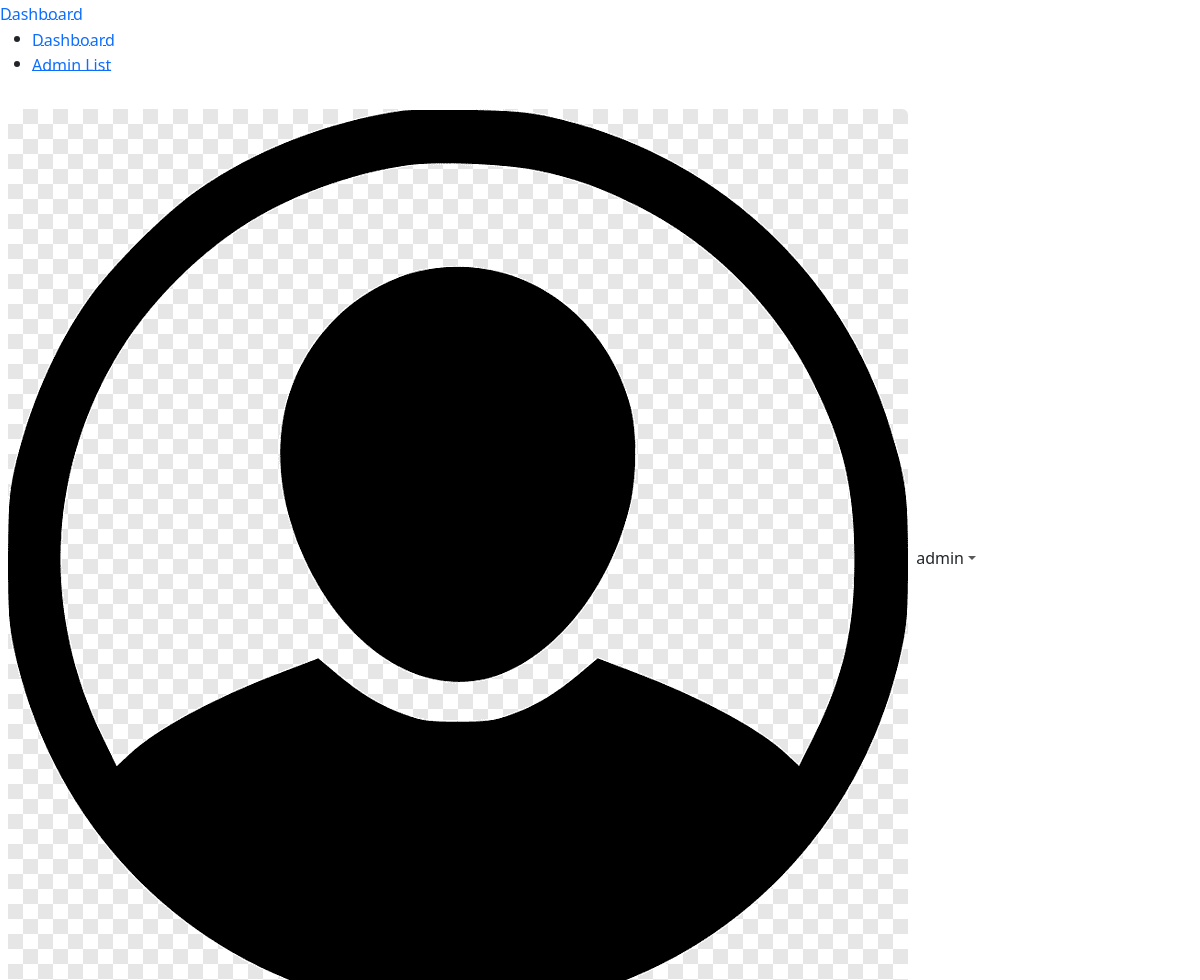
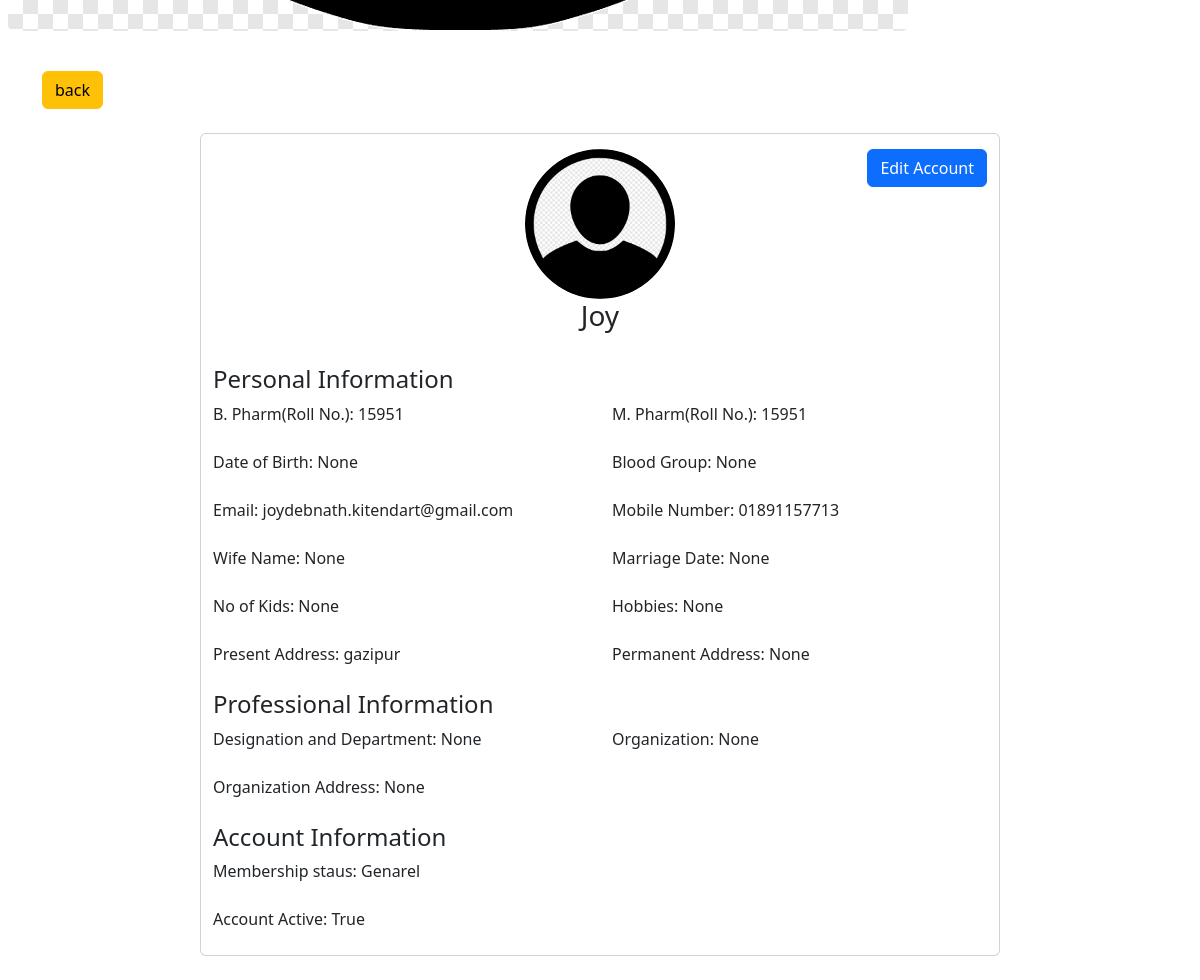
Screenshot of /user/user-profile/2/ (signed in) with the database file from the repository (2 pictures, top to bottom).
### accounts/models.py (models this page shows, shortened)
class User(AbstractUser):
    full_name = models.CharField(max_length=150, null=True)
    email = models.EmailField(unique=True, null=True)
    mobile_number = models.CharField(max_length=11, null=True, unique=True)
    profile_picture = models.ImageField(upload_to='profile/', null=True, blank=True, default='user-default/avatar.png')
    USERNAME_FIELD = 'mobile_number'
    REQUIRED_FIELDS = ['username']

class UserRegistrationForm(models.Model):
    user = models.OneToOneField(User, null=True, blank=True, on_delete= models.CASCADE)
    b_pharm_roll_no = models.CharField(max_length=100, null=True, blank=True)
    m_pharm_roll_no = models.CharField(max_length=100, null=True, blank=True)
    date_of_birth = models.CharField(max_length=10, null=True, blank=True)
    blood_group = models.CharField(max_length=3, null=True, blank=True)
    name_of_spouse = models.CharField(max_length=150, null=True, blank=True)
    marriage_date = models.CharField(max_length=10, null=True, blank=True)
    no_of_kids = models.IntegerField(null=True, blank=True)
    hobbies = models.CharField(max_length=150, null=True, blank=True)
    present_address = models.CharField(max_length=250, null=True)
    permanent_address = models.CharField(max_length=250, null=True, blank=True)
    designation_and_department = models.CharField(max_length=100, null=True, blank=True)
    organization = models.CharField(max_length=150, null=True, blank=True)
    organization_address = models.CharField(max_length=250, null=True, blank=True)
    MEMBERSHIP_STATUS = (
        ('Genarel', 'Genarel'),
        ('Associate', 'Assicuate')
    )
    membership_status = models.CharField(max_length=200, null=True, blank=True, choices=MEMBERSHIP_STATUS)
    is_publish = models.BooleanField(('publish'), default=False, help_text=(
        'Designates whether this user should be treated as active. '
            'Unselect this instead of deleting accounts.'))
    tracker = FieldTracker(fields=['is_publish'])
    last_activated = models.DateTimeField(null=True, blank=True)

### userprofile/views.py (the view)
# urls.py: path('user-profile/<str:pk>/', views.userProfile, name="user-profile"),
@login_required(login_url='login')
def userProfile(request, pk):
    user = User.objects.get(id=pk)
    userinfo = user.userregistrationform
    if user.userregistrationform.is_publish is True:
        context = {'user': user, 'users': userinfo}
        return render(request, 'userprofile/user_profile.html', context)
    else:
        return render(request, 'base/not-active.html')

### userprofile/templates/userprofile/user_profile.html (shortened to what this page needs)
{% extends 'userprofile/base.html' %}
{% load static %}
{% block content %}
<div class="container">
    <br>
    <div class="">
        <a href="{% url 'user-home' %}" class="btn btn-warning">back</a>
    </div>
    <br>
    <div class="row">
        <div class="col">
        </div>
        <div class="col">
            <div class="card" style="width: 50rem;">
                <div class="container" style="margin: 15px 0 0 0;">
                    <div class="row">
                        <div class="col">
                        </div>
                        <div class="col">
                            <div class="text-center">
                                <img src="{{ user.profile_picture.url }}" class="rounded-circle" style="width: 150px;">
                                <h3>{{ user.full_name.title }}</h3>
                            </div>
                        </div>
                        <div class="col">
                            <div class="text-end">
                                <a href="{% url 'edit-user-profile' %}" class="btn btn-primary">Edit Account</a>
                            </div>
                        </div>
                    </div>
                    <br>
                    <form method="POST" action="">
                        <div class="">
                            <h4>Personal Information</h4>
                        </div>
                          <div class="row">
                            <div class="col">
                              <label>B. Pharm(Roll No.): </label>
                              {{ users.b_pharm_roll_no }}
                            </div>
                            <div class="col">
                              <label>M. Pharm(Roll No.): </label>
                              {{ users.m_pharm_roll_no }}
                              </div>
                          </div>
                          <br>
                          <div class="row">
                            <div class="col">
                              <label>Date of Birth: </label>
                              {{ users.date_of_birth }}
                            </div>
                            <div class="col">
                              <label>Blood Group: </label>
                              {{ users.blood_group }}
                              </div>
                          </div>
                          <br>
                        <div class="row">
                            <div class="col">
                                <div class="form-group">
                                  <label>Email: </label>
                                  {{ user.email }}
                                </div>
                            </div>
                            <div class="col">
                                <div class="form-group">
                                  <label>Mobile Number: </label>
                                  {{ user.mobile_number }}
                                </div>
                            </div>
                        </div>
                        <br>
                        <div class="row">
                            <div class="col">
                              <label>Wife Name: </label>
                              {{ users.name_of_spouse }}
                            </div>
                            <div class="col">
                              <label>Marriage Date: </label>
                              {{ users.marriage_date }}
                              </div>
                          </div>
                          <br>
                          <div class="row">
                            <div class="col">
                              <label>No of Kids: </label>
                              {{ users.no_of_kids }}
                            </div>
                            <div class="col">
                              <label>Hobbies: </label>
                              {{ users.hobbies }}
                              </div>
                          </div>
                          <br>
                          <div class="row">
                            <div class="col">
                              <label>Present Address: </label>
                              {{ users.present_address }}
                            </div>
                            <div class="col">
                              <label>Permanent Address: </label>
                              {{ users.permanent_address }}
                            </div>
                          </div>
                          <br>
                          <div class="">
                            <h4>Professional Information</h4>
                          </div>
                          <div class="row">
                            <div class="col">
                              <label>Designation and Department: </label>
                              {{ users.designation_and_department }}
                            </div>
                            <div class="col">
                              <label>Organization: </label>
                              {{ users.organization }}
                              </div>
                          </div>
                          <br>
                          <div class="row">
                            <div class="col">
                              <label>Organization Address: </label>
                              {{ users.organization_address }}
                            </div>
                          </div>
                          <br>
                          <div class="">
                            <h4>Account Information</h4>
                          </div>
                          <div class="row">
                            <div class="col">
                              <label>Membership staus: </label>
                              {{ users.membership_status }}
                            </div>
                            <div class="col">
                            </div>
                          </div>
                          <br>
                          <div class="row">
                            <div class="col">
                              <label>Account Active: </label>
                              {{ users.is_publish }}
                            </div>
                          </div>
                          <br>
                    </form>
                </div>
            </div>
            <br>
        </div>
        <div class="col">
        </div>
    </div>
  </div>
{% endblock %}

### templates/dashboard/navbar.html (shortened to what this page needs)
{% load static %}
<div class="wrapper">
    <nav id="sidebar" class="sidebar js-sidebar">
        <div class="sidebar-content js-simplebar">
            <a class="sidebar-brand" href="index.html">
      <span class="align-middle">Dashboard</span>
    </a>
            <ul class="sidebar-nav">
                <li class="sidebar-item">
                    <a class="sidebar-link" href="{% url 'dashboard' %}">
                         <span class="align-middle">Dashboard</span>
                    </a>
                </li>
                <li class="sidebar-item">
                    <a class="sidebar-link" href="{% url 'admin-list' %}">
                         <span class="align-middle">Admin List</span>
                    </a>
                </li>
            </ul>
        </div>
    </nav>
    <div class="main">
        <nav class="navbar navbar-expand navbar-light navbar-bg">
            <div class="navbar-collapse collapse">
                <ul class="navbar-nav navbar-align">
                    <li class="nav-item dropdown">
                        <a class="nav-link dropdown-toggle d-none d-sm-inline-block" href="#" data-bs-toggle="dropdown">
            <img src="{{ request.user.profile_picture.url }}" class="avatar img-fluid rounded me-1" alt="Charles Hall" /> <span class="text-dark">{{ request.user.full_name }}</span></a>
                    </li>
                </ul>
            </div>
        </nav>

### rows the page displays
User: user.profile_picture (placeholder picture), user.full_name "admin"
User: profile_picture (placeholder picture), full_name "Joy", email "joydebnath.kitendart@gmail.com", mobile_number "01891157713"
UserRegistrationForm: b_pharm_roll_no "15951", m_pharm_roll_no "15951", date_of_birth "None", blood_group "None", name_of_spouse "None", marriage_date "None", no_of_kids "None", hobbies "None", present_address "gazipur", permanent_address "None", designation_and_department "None", organization "None", organization_address "None", membership_status "Genarel", is_publish "True"
